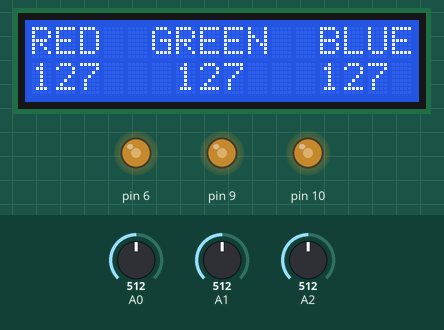
The sketch below on a simulated Arduino Uno, built with avr-gcc and run on an emulated ATmega328P. Parts: 16×2 character LCD, output pins drawn as LEDs (lit = HIGH). The test bench sets the inputs (shaded band); at power-on: A0 = 512, A1 = 512, A2 = 512.

Above: at 1.7 s.
1.8 s: A0 set to 716
At 2.6 s:
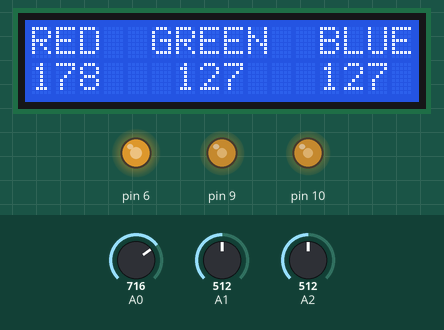
3.3 s: A1 set to 716
At 3.7 s:
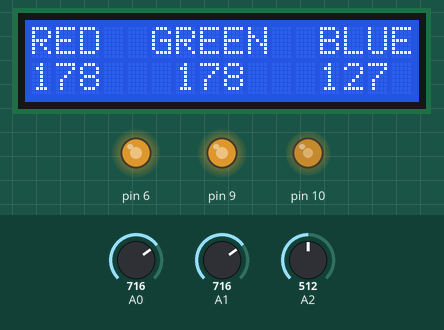
4.8 s: A2 set to 716
At 6.0 s:
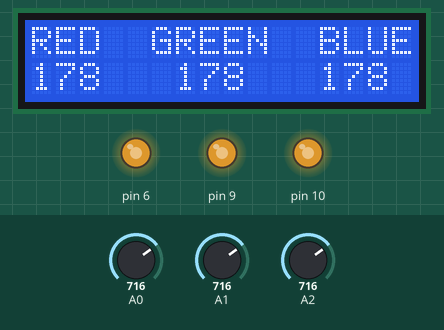
6.3 s: A0 set to 900
At 7.2 s:
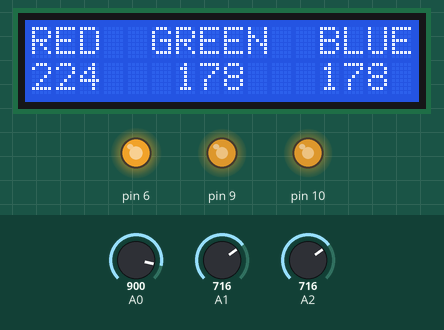
7.8 s: A1 set to 900
At 8.3 s:
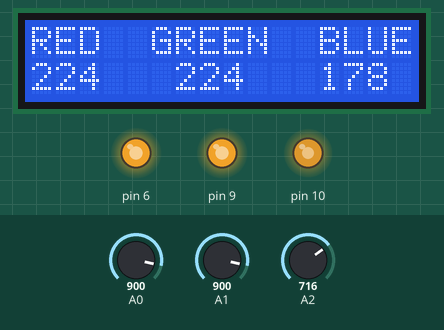
9.3 s: A2 set to 900
At 10.6 s:
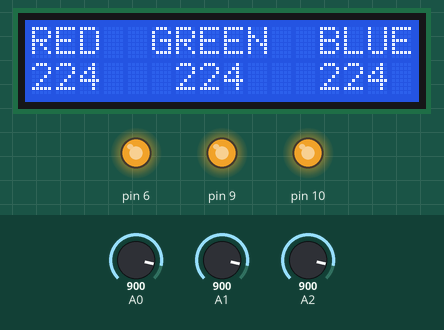
Timing chart, 0 to 11.8 s (numbered marks = the images above; inputs shaded):
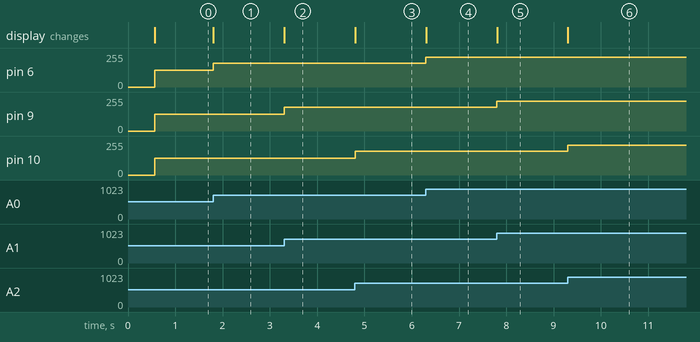

Measured:
- after the input at 1.8 s, pin 6: 127/255 → 178/255 at once; the display: changes at once (image 1)
- after the input at 3.3 s, pin 9: 127/255 → 178/255 at once; the display: changes at once (image 2)
- after the input at 4.8 s, pin 10: 127/255 → 178/255 at once; the display: changes at once (image 3)
- after the input at 6.3 s, pin 6: 178/255 → 224/255 at once; the display: changes at once (image 4)
- after the input at 7.8 s, pin 9: 178/255 → 224/255 at once; the display: changes at once (image 5)
- after the input at 9.3 s, pin 10: 178/255 → 224/255 at once; the display: changes at once (image 6)

The sketch:

main.ino
```cpp
#include <LiquidCrystal.h>


LiquidCrystal lcd(12, 11, 5, 4, 3, 2);
int potRed = 0;
int potGreen = 0;
int potBlue = 0;

void setup() {
  pinMode(A0, INPUT);
  pinMode(A1, INPUT);
  pinMode(A2, INPUT);
  pinMode(6, OUTPUT);
  lcd.begin(16, 2);
  lcd.print("Cores RGB");
  delay(500);
  lcd.clear();
  lcd.setCursor(0, 0);
  lcd.print("RED");
  lcd.setCursor(5, 0);
  lcd.print("GREEN");
  lcd.setCursor(12, 0);
  lcd.print("BLUE");
  Serial.begin(9600);
}

void loop() {
  potRed = analogRead(A0);
  potRed = map(potRed, 0, 1023, 0, 255);
  lcd.setCursor(0, 1);
  lcd.print(potRed);
  analogWrite(6, potRed);
  if (potRed < 100){
  lcd.setCursor(2, 1);
  lcd.write(B00100000);
  }
  potGreen = analogRead(A1);
  potGreen = map(potGreen, 0, 1023, 0, 255);
  lcd.setCursor(6, 1);
  lcd.print(potGreen);
  analogWrite(9, potGreen);
  if (potGreen < 100){
  lcd.setCursor(8, 1);
  lcd.write(B00100000);
  }
  potBlue = analogRead(A2);
  potBlue = map(potBlue, 0, 1023, 0, 255);
  lcd.setCursor(12, 1);
  lcd.print(potBlue);
  analogWrite(10, potBlue);
  if (potBlue < 100){
  lcd.setCursor(14, 1);
  lcd.write(B00100000);
  }
  if (potRed < 10){
  lcd.setCursor(1, 1);
  lcd.write(B00100000);
  }

  if (potGreen < 10){
  lcd.setCursor(7, 1);
  lcd.write(B00100000);
  }

  if (potBlue < 10){
  lcd.setCursor(14, 1);
  lcd.write(B00100000);
  }
}
```
